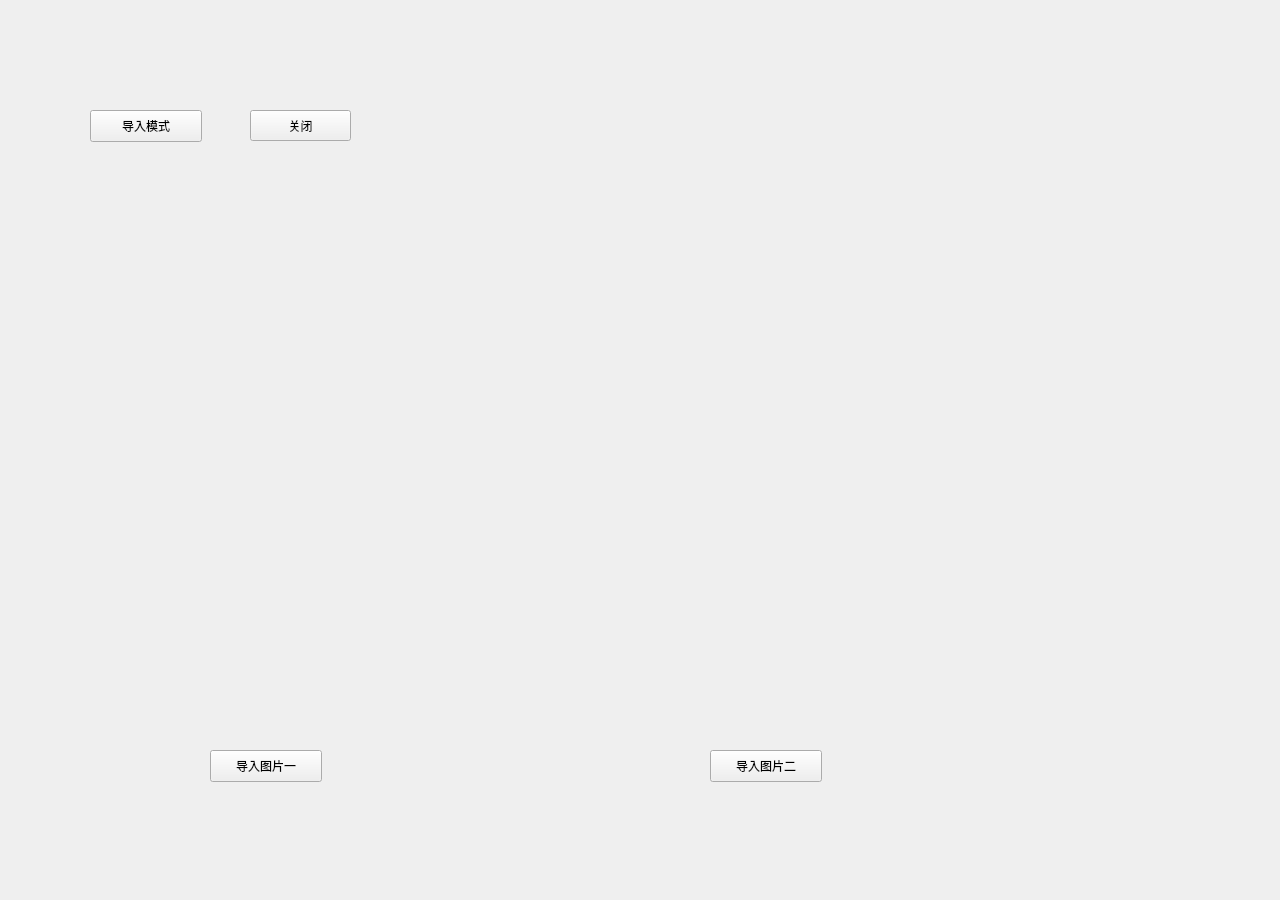
<?xml version="1.0" encoding="UTF-8"?>
<ui version="4.0">
 <class>Frame</class>
 <widget class="QFrame" name="Frame">
  <property name="geometry">
   <rect>
    <x>0</x>
    <y>0</y>
    <width>1280</width>
    <height>900</height>
   </rect>
  </property>
  <property name="windowTitle">
   <string>Frame</string>
  </property>
  <widget class="QPushButton" name="pushButton">
   <property name="geometry">
    <rect>
     <x>250</x>
     <y>110</y>
     <width>101</width>
     <height>31</height>
    </rect>
   </property>
   <property name="text">
    <string>关闭</string>
   </property>
  </widget>
  <widget class="QPushButton" name="pushButton_2">
   <property name="geometry">
    <rect>
     <x>210</x>
     <y>750</y>
     <width>112</width>
     <height>32</height>
    </rect>
   </property>
   <property name="text">
    <string>导入图片一</string>
   </property>
  </widget>
  <widget class="QPushButton" name="pushButton_3">
   <property name="geometry">
    <rect>
     <x>710</x>
     <y>750</y>
     <width>112</width>
     <height>32</height>
    </rect>
   </property>
   <property name="text">
    <string>导入图片二</string>
   </property>
  </widget>
  <widget class="QLabel" name="label">
   <property name="geometry">
    <rect>
     <x>50</x>
     <y>260</y>
     <width>401</width>
     <height>431</height>
    </rect>
   </property>
   <property name="text">
    <string/>
   </property>
  </widget>
  <widget class="QLabel" name="label_2">
   <property name="geometry">
    <rect>
     <x>560</x>
     <y>250</y>
     <width>471</width>
     <height>441</height>
    </rect>
   </property>
   <property name="text">
    <string/>
   </property>
  </widget>
  <widget class="QPushButton" name="pushButton_4">
   <property name="geometry">
    <rect>
     <x>90</x>
     <y>110</y>
     <width>112</width>
     <height>32</height>
    </rect>
   </property>
   <property name="text">
    <string>导入模式</string>
   </property>
  </widget>
  <widget class="QLabel" name="showPosition">
   <property name="geometry">
    <rect>
     <x>1140</x>
     <y>90</y>
     <width>121</width>
     <height>221</height>
    </rect>
   </property>
   <property name="text">
    <string/>
   </property>
  </widget>
 </widget>
 <resources/>
 <connections/>
</ui>
